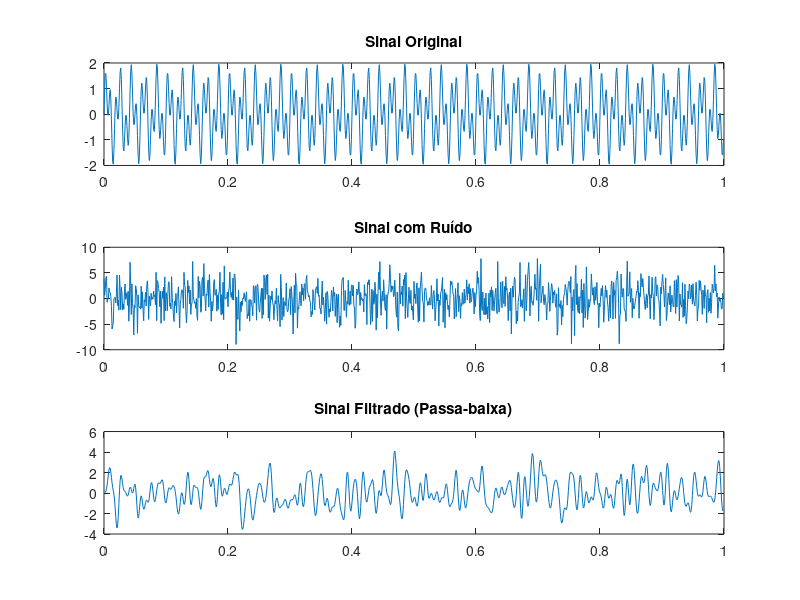

The MATLAB source for this figure:
pkg load signal  % Carregar o pacote Signal

% Criar um sinal de exemplo com ruído
fs = 1000;  % Frequência de amostragem
t = 0:1/fs:1-1/fs;  % Vetor de tempo
x = sin(2*pi*50*t) + sin(2*pi*120*t);  % Sinal original com duas frequências
y = x + 2.5*randn(size(t));  % Sinal com ruído

% Criar um filtro passa-baixa de ordem 6 com frequência de corte de 100 Hz
fc = 100;  % Frequência de corte
[b, a] = butter(6, fc/(fs/2));  % Coeficientes do filtro Butterworth

% Aplicar o filtro ao sinal ruidoso
y_filtered = filter(b, a, y);

% Plotar os sinais
figure;
subplot(3, 1, 1);
plot(t, x);
title('Sinal Original');

subplot(3, 1, 2);
plot(t, y);
title('Sinal com Ruído');

subplot(3, 1, 3);
plot(t, y_filtered);
title('Sinal Filtrado (Passa-baixa)');

waitforbuttonpress;
